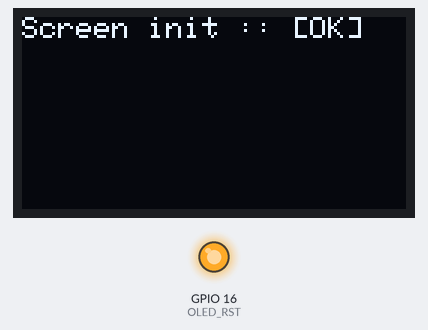
Simulated run of this sketch. Board: ESP32. Parts: 128×64 one-colour display, output pins drawn as LEDs (lit = HIGH). Wiring (inferred from the names in the program): ADXL345 accelerometer at I2C address 0x53. No radio packets arrive unless stated; what the sketch prints to the serial monitor is not drawn.

Above: at 0.2 s.
At 0.6 s:
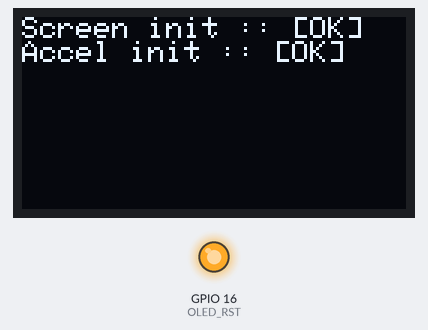
At 1.1 s:
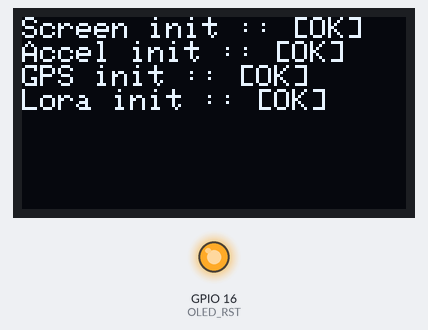

The sketch:

sheeptracker.ino
```cpp
/*LIB INCLSUSION*/
//lib for gps
#include <SoftwareSerial.h>
#include <TinyGPS.h>
//Libs for LoRa
#include <SPI.h>
#include <LoRa.h>
//Libs for OLED display
#include <Wire.h>
#include <Adafruit_GFX.h>
#include <Adafruit_SSD1306.h>
#include <splash.h>
//time lib
#include <Time2.h>

//#include <ADXL.h> handmade lib for reading adxl data Work in progress
/********************************************************/

/*CONSTANTS DEFINITION*/
/*Adxl constants*/
#define ADXL_ADDRESS 0x53 // address of the ADXL on the GY85 chip
#define ADXL_POWER_CTL 0x2d // address of the power control register
#define ADXL_DATA_FORMAT 0x31 // address of the data format register
#define ADXL_DATAX0 0x32 // X0
#define ADXL_DATAX1 0x33 // X1
#define ADXL_DATAY0 0x34 // Y0
#define ADXL_DATAY1 0x35 // Y1
#define ADXL_DATAZ0 0x36 // Z0
#define ADXL_DATAZ1 0x37 // Z1
#define ADXL_REC_MODE 0x08 // Rec mode value to write in the power control
#define ADXL_BYTES_TO_READ 6 // two bytes for each axes
//precision values to write in ADXL_DATA_FORMAT
#define ADXL_PREC2G 0x00
#define ADXL_PREC4G 0x01
#define ADXL_PREC8G 0x02
#define ADXL_PREC16G 0x03

/*Lora content*/
//pins
#define SCK 5
#define MISO 19
#define MOSI 27
#define SS 18
#define RST 14
#define DIO0 26
//specs
#define BAND 866E6
#define BANDWIDTH 125E3
#define SPREADF 7
#define SYNCWD 0x12

/*OLED Display content*/
#define OLED_SDA 4
#define OLED_SCL 15
#define OLED_RST 16
#define SCR_WIDTH 128
#define SCR_HEIGHT 64


/*I2C communication ports on TTGO-LoRa-ESP32-OLED*/
#define SCL 22
#define SDA 21

#define UART_GPS 2

#define INTEL_TIME 400
/********************************************************************/

/*GLOBAL VARS*/
int counter = 0; //count the number of packets => not used anymore TODO : remove
/*adxl axes data*/
int adxl_x = 0;
int adxl_y = 0;
int adxl_z = 0;

/*display vars*/
TwoWire scr_bus = TwoWire(0); // i2c bus to communicate with screen
Adafruit_SSD1306 display(SCR_WIDTH, SCR_HEIGHT, &scr_bus, OLED_RST);


/*accel vars*/
byte adxl_buffer[ADXL_BYTES_TO_READ]; // byte array to store data from adxl
TwoWire adxl_bus = TwoWire(1); // i2c bus to communicate with adxl
//ADXL adxl = ADXL(&adxl_bus);

/*GPS vars*/
//TinyGPS gps;
//SoftwareSerial ss(16,17); // might be deprecated


void setup() {

  Serial.begin(9600 );
  /*Screen init*/
  Serial.println("Resetting SSD1306");
  pinMode(OLED_RST, OUTPUT);
  digitalWrite(OLED_RST, LOW);
  delay(20);
  digitalWrite(OLED_RST, HIGH);
  /*communication on i2c bus*/
  scr_bus.begin(OLED_SDA, OLED_SCL);
  if (!display.begin(SSD1306_SWITCHCAPVCC, 0x3c, false, false)) {
    Serial.println(F("SSD1306 alloc failed ..."));
    while (1);
  }
  /*Clear display*/
  display.clearDisplay();
  display.setTextColor(WHITE);
  display.setTextSize(1);
  display.setCursor(0, 0);
  display.print("Screen init :: "); printOK();
  display.display();
  Serial.println("Screen init :: [OK]");
  delay(INTEL_TIME);

  /* Screen done
     Starting adxl */

  Serial.println("Starting accel");
  /*adxl initialization*/
  adxl_bus.begin(SDA,SCL,100000);
  adxlWriteTo(ADXL_DATA_FORMAT,ADXL_PREC4G);
  adxlWriteTo(ADXL_POWER_CTL,ADXL_REC_MODE);
  Serial.println("Accel init :: [OK]");
  display.print("Accel init :: "); printOK();
  display.display();
  delay(INTEL_TIME);
//
//  Serial.println("Starting adxl");
//  adxl.init();
//  Serial.println("Adxl init :: ok");
//  display.println("Adxl init :: [OK]");
//  display.display();
//  delay(INTEL_TIME);


  /* adxl done
     Starting gps */
  Serial.println("Starting GPS ...");
  Serial2.begin(9600,SERIAL_8N1,16,17);
  Serial.println("GPS init :: [OK]");
  display.print("GPS init :: "); printOK();
  display.display();


  Serial.println("Starting LoRa configuration");
  SPI.begin(SCK, MISO, MOSI, SS);
  LoRa.setPins(SS, RST, DIO0);

  /*Check if lora init succeed or not*/
  if (!LoRa.begin(BAND)) {
    Serial.println("Starting lora failed ...");
    display.setCursor(0, 0);
    display.print("Starting Lora :: "); printFail();
    display.display();

    while (1);
  }

  /*Configure LoRa*/
  LoRa.setSpreadingFactor(SPREADF);
  LoRa.setSignalBandwidth(BANDWIDTH);
  LoRa.setSyncWord(SYNCWD);

  Serial.println("Lora init :: [OK]");
  display.print("Lora init :: "); printOK();
  display.display();
  delay(INTEL_TIME);
}

void loop() {

  readGPSData();
  //adxlReadData();

  counter ++;
  testPacket();
//  refreshDisplay();
  delay(100);
}

/**
 *
 *
 */
void testPacket() {
  LoRa.beginPacket();
  LoRa.print("CA PINGUE ?!?!");
  LoRa.endPacket();
}

void refreshDisplay() {
  display.clearDisplay();
  display.setCursor(0, 10);
  display.println("Nombre de paquets");
  display.print("envoyes :: ");
  display.println(counter);
  display.display();
}

///// ADXL Function section begins                                        //////
///// List of function that allows the ESP32 to communicate with the ADXL //////

/** FUNCTION adxlWriteTo
 * @brief: Write the value val in the register of address addr
 * @param addr : the address of the register we want to write in
 * @param val : the value we want to write
 */
void adxlWriteTo(byte addr, byte val)
{
  adxl_bus.beginTransmission(ADXL_ADDRESS);
  adxl_bus.write(addr);
  adxl_bus.write(val);
  adxl_bus.endTransmission();
}

/** FUNCTION adxlReadFrom
 * @brief : Read the value from the register address addr and store it in a buffer
 * @param addr : the address we want to read from
 * @param size : the size of the data that will be read
 * @param buff : the buffer where the data will be store
 */
void adxlReadFrom(byte addr, size_t s, byte buff[])
{
  adxl_bus.beginTransmission(ADXL_ADDRESS);
  adxl_bus.write(addr);
  adxl_bus.endTransmission();
  adxl_bus.beginTransmission(ADXL_ADDRESS);
  adxl_bus.requestFrom(ADXL_ADDRESS, s);

  int i = 0;
  while(adxl_bus.available())
  {
    buff[i] = adxl_bus.read();
    i++;
  }
  adxl_bus.endTransmission();
}

/** FUNCTION adxlReadData
 * @brief: Read the data of the ADXL registers X, Y and Z
 */
void adxlReadData()
{
  uint8_t numbToRead = 6;

  adxlReadFrom(ADXL_DATAX0, numbToRead, adxl_buffer);
  adxl_x = (((int) adxl_buffer[1]) << 8) | adxl_buffer[0];
  adxl_y = (((int) adxl_buffer[3]) << 8) | adxl_buffer[2];
  adxl_z = (((int) adxl_buffer[5]) << 8) | adxl_buffer[4];

  Serial.println(adxl_x);
  //Serial.print(", ");
  //Serial.print(adxl_y);Serial.print(", ");
  //Serial.println(adxl_z);
}

/** FUNCTION adxlConfigurePrecisionLevel
 * @brief: Configure the precision level of the ADXL
 * lower value allow high sensitivity
 */
void adxlConfigurePrecisionLevel(byte val)
{
  adxlWriteTo(ADXL_DATA_FORMAT, val);
}

///// END OF ADXL functions /////

void readGPSData()
{
  while(Serial2.available())Serial.print((char)Serial2.read());
}
/** FUNCTION PrintOK
 * @brief : display OK on screen
 */
void printOK()
{
  display.println("[OK]");
  display.display();
}


/** FUNCTION PrintFail
 * @brief : display Fail on screen
 */
void printFail()
{
  display.println("[FAIL]");
  display.display();
}
```

Source omitted: splash.h (12325 bytes)

Measured:
- what the display in image 0 shows lasts 0.4 s, from 0.1 s to 0.5 s
- what the display in image 1 shows lasts 0.5 s, from 0.5 s to 1.0 s
